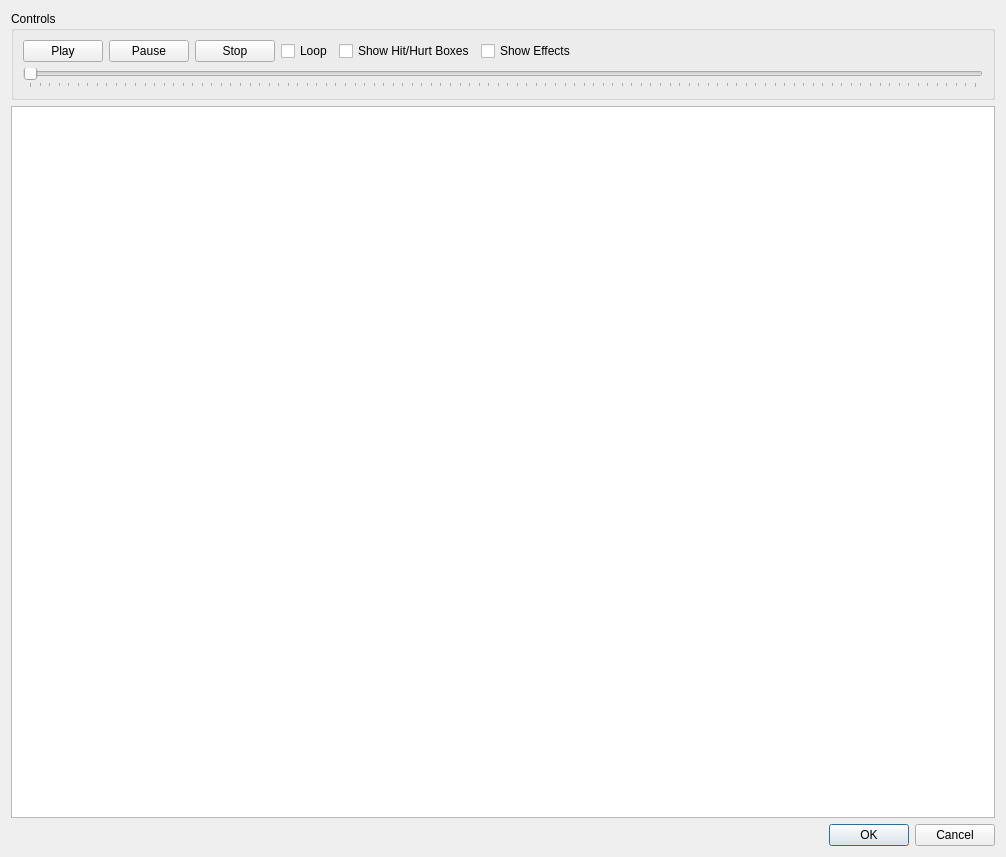
<?xml version="1.0" encoding="UTF-8"?>
<ui version="4.0">
 <class>Dialog</class>
 <widget class="QDialog" name="Dialog">
  <property name="geometry">
   <rect>
    <x>0</x>
    <y>0</y>
    <width>1006</width>
    <height>857</height>
   </rect>
  </property>
  <property name="windowTitle">
   <string>Dialog</string>
  </property>
  <layout class="QVBoxLayout" name="verticalLayout">
   <item>
    <widget class="QGroupBox" name="control_group">
     <property name="title">
      <string>Controls</string>
     </property>
     <layout class="QVBoxLayout" name="verticalLayout_2">
      <item>
       <layout class="QHBoxLayout" name="horizontalLayout_2">
        <item>
         <widget class="QPushButton" name="play_button">
          <property name="text">
           <string>Play</string>
          </property>
          <property name="icon">
           <iconset>
            <normalon>:/images/images/play.ico</normalon>
           </iconset>
          </property>
         </widget>
        </item>
        <item>
         <widget class="QPushButton" name="pause_button">
          <property name="text">
           <string>Pause</string>
          </property>
          <property name="icon">
           <iconset>
            <normalon>:/images/images/pause.ico</normalon>
           </iconset>
          </property>
         </widget>
        </item>
        <item>
         <widget class="QPushButton" name="stop_button">
          <property name="text">
           <string>Stop</string>
          </property>
          <property name="icon">
           <iconset>
            <normalon>:/images/images/stop.ico</normalon>
           </iconset>
          </property>
         </widget>
        </item>
        <item>
         <widget class="QCheckBox" name="loop_animation">
          <property name="text">
           <string>Loop</string>
          </property>
         </widget>
        </item>
        <item>
         <widget class="QCheckBox" name="show_boxes">
          <property name="text">
           <string>Show Hit/Hurt Boxes</string>
          </property>
         </widget>
        </item>
        <item>
         <widget class="QCheckBox" name="show_effects">
          <property name="text">
           <string>Show Effects</string>
          </property>
         </widget>
        </item>
        <item>
         <spacer name="horizontalSpacer">
          <property name="orientation">
           <enum>Qt::Horizontal</enum>
          </property>
          <property name="sizeHint" stdset="0">
           <size>
            <width>40</width>
            <height>20</height>
           </size>
          </property>
         </spacer>
        </item>
       </layout>
      </item>
      <item>
       <widget class="QSlider" name="frame_slider">
        <property name="orientation">
         <enum>Qt::Horizontal</enum>
        </property>
        <property name="tickPosition">
         <enum>QSlider::TicksBelow</enum>
        </property>
       </widget>
      </item>
     </layout>
    </widget>
   </item>
   <item>
    <widget class="QGraphicsView" name="animation_view"/>
   </item>
   <item>
    <widget class="QDialogButtonBox" name="buttonBox">
     <property name="orientation">
      <enum>Qt::Horizontal</enum>
     </property>
     <property name="standardButtons">
      <set>QDialogButtonBox::Cancel|QDialogButtonBox::Ok</set>
     </property>
    </widget>
   </item>
  </layout>
 </widget>
 <resources>
  <include location="resources.qrc"/>
 </resources>
 <connections>
  <connection>
   <sender>buttonBox</sender>
   <signal>accepted()</signal>
   <receiver>Dialog</receiver>
   <slot>accept()</slot>
   <hints>
    <hint type="sourcelabel">
     <x>248</x>
     <y>254</y>
    </hint>
    <hint type="destinationlabel">
     <x>157</x>
     <y>274</y>
    </hint>
   </hints>
  </connection>
  <connection>
   <sender>buttonBox</sender>
   <signal>rejected()</signal>
   <receiver>Dialog</receiver>
   <slot>reject()</slot>
   <hints>
    <hint type="sourcelabel">
     <x>316</x>
     <y>260</y>
    </hint>
    <hint type="destinationlabel">
     <x>286</x>
     <y>274</y>
    </hint>
   </hints>
  </connection>
 </connections>
</ui>
